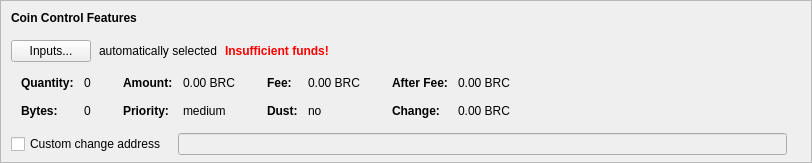
    <widget class="QFrame" name="frameCoinControl">
     <property name="sizePolicy">
      <sizepolicy hsizetype="Expanding" vsizetype="Expanding">
       <horstretch>0</horstretch>
       <verstretch>0</verstretch>
      </sizepolicy>
     </property>
     <property name="maximumSize">
      <size>
       <width>16777215</width>
       <height>16777215</height>
      </size>
     </property>
     <property name="frameShape">
      <enum>QFrame::StyledPanel</enum>
     </property>
     <property name="frameShadow">
      <enum>QFrame::Sunken</enum>
     </property>
     <layout class="QVBoxLayout" name="verticalLayoutCoinControl2">
      <property name="spacing">
       <number>0</number>
      </property>
      <property name="leftMargin">
       <number>0</number>
      </property>
      <property name="topMargin">
       <number>0</number>
      </property>
      <property name="rightMargin">
       <number>0</number>
      </property>
      <property name="bottomMargin">
       <number>6</number>
      </property>
      <item>
       <layout class="QVBoxLayout" name="verticalLayoutCoinControl" stretch="0,0,0,0,1">
        <property name="spacing">
         <number>0</number>
        </property>
        <property name="leftMargin">
         <number>10</number>
        </property>
        <property name="topMargin">
         <number>10</number>
        </property>
        <item>
         <layout class="QHBoxLayout" name="horizontalLayoutCoinControl1">
          <property name="bottomMargin">
           <number>15</number>
          </property>
          <item>
           <widget class="QLabel" name="labelCoinControlFeatures">
            <property name="sizePolicy">
             <sizepolicy hsizetype="Preferred" vsizetype="Maximum">
              <horstretch>0</horstretch>
              <verstretch>0</verstretch>
             </sizepolicy>
            </property>
            <property name="font">
             <font>
              <weight>75</weight>
              <bold>true</bold>
             </font>
            </property>
            <property name="styleSheet">
             <string notr="true">font-weight:bold;</string>
            </property>
            <property name="text">
             <string>Coin Control Features</string>
            </property>
           </widget>
          </item>
         </layout>
        </item>
        <item>
         <layout class="QHBoxLayout" name="horizontalLayoutCoinControl2" stretch="0,0,0,0">
          <property name="spacing">
           <number>8</number>
          </property>
          <property name="bottomMargin">
           <number>10</number>
          </property>
          <item>
           <widget class="QPushButton" name="pushButtonCoinControl">
            <property name="styleSheet">
             <string notr="true"/>
            </property>
            <property name="text">
             <string>Inputs...</string>
            </property>
            <property name="autoDefault">
             <bool>false</bool>
            </property>
           </widget>
          </item>
          <item>
           <widget class="QLabel" name="labelCoinControlAutomaticallySelected">
            <property name="text">
             <string>automatically selected</string>
            </property>
            <property name="margin">
             <number>5</number>
            </property>
           </widget>
          </item>
          <item>
           <widget class="QLabel" name="labelCoinControlInsuffFunds">
            <property name="font">
             <font>
              <weight>75</weight>
              <bold>true</bold>
             </font>
            </property>
            <property name="styleSheet">
             <string notr="true">color:red;font-weight:bold;</string>
            </property>
            <property name="text">
             <string>Insufficient funds!</string>
            </property>
            <property name="margin">
             <number>5</number>
            </property>
           </widget>
          </item>
          <item>
           <spacer name="horizontalSpacerCoinControl">
            <property name="orientation">
             <enum>Qt::Horizontal</enum>
            </property>
            <property name="sizeHint" stdset="0">
             <size>
              <width>40</width>
              <height>1</height>
             </size>
            </property>
           </spacer>
          </item>
         </layout>
        </item>
        <item>
         <widget class="QWidget" name="widgetCoinControl" native="true">
          <property name="sizePolicy">
           <sizepolicy hsizetype="Preferred" vsizetype="Preferred">
            <horstretch>0</horstretch>
            <verstretch>0</verstretch>
           </sizepolicy>
          </property>
          <property name="minimumSize">
           <size>
            <width>0</width>
            <height>0</height>
           </size>
          </property>
          <property name="styleSheet">
           <string notr="true"/>
          </property>
          <layout class="QHBoxLayout" name="horizontalLayoutCoinControl5">
           <property name="leftMargin">
            <number>0</number>
           </property>
           <property name="topMargin">
            <number>0</number>
           </property>
           <property name="rightMargin">
            <number>0</number>
           </property>
           <property name="bottomMargin">
            <number>0</number>
           </property>
           <item>
            <layout class="QHBoxLayout" name="horizontalLayoutCoinControl3" stretch="0,0,0,1">
             <property name="spacing">
              <number>20</number>
             </property>
             <property name="topMargin">
              <number>0</number>
             </property>
             <property name="bottomMargin">
              <number>10</number>
             </property>
             <item>
              <layout class="QFormLayout" name="formLayoutCoinControl1">
               <property name="horizontalSpacing">
                <number>10</number>
               </property>
               <property name="verticalSpacing">
                <number>14</number>
               </property>
               <property name="leftMargin">
                <number>10</number>
               </property>
               <property name="topMargin">
                <number>4</number>
               </property>
               <property name="rightMargin">
                <number>6</number>
               </property>
               <item row="0" column="0">
                <widget class="QLabel" name="labelCoinControlQuantityText">
                 <property name="font">
                  <font>
                   <weight>75</weight>
                   <bold>true</bold>
                  </font>
                 </property>
                 <property name="text">
                  <string>Quantity:</string>
                 </property>
                 <property name="margin">
                  <number>0</number>
                 </property>
                </widget>
               </item>
               <item row="0" column="1">
                <widget class="QLabel" name="labelCoinControlQuantity">
                 <property name="cursor">
                  <cursorShape>IBeamCursor</cursorShape>
                 </property>
                 <property name="contextMenuPolicy">
                  <enum>Qt::ActionsContextMenu</enum>
                 </property>
                 <property name="text">
                  <string notr="true">0</string>
                 </property>
                 <property name="margin">
                  <number>0</number>
                 </property>
                 <property name="textInteractionFlags">
                  <set>Qt::LinksAccessibleByMouse|Qt::TextSelectableByKeyboard|Qt::TextSelectableByMouse</set>
                 </property>
                </widget>
               </item>
               <item row="1" column="0">
                <widget class="QLabel" name="labelCoinControlBytesText">
                 <property name="font">
                  <font>
                   <weight>75</weight>
                   <bold>true</bold>
                  </font>
                 </property>
                 <property name="text">
                  <string>Bytes:</string>
                 </property>
                </widget>
               </item>
               <item row="1" column="1">
                <widget class="QLabel" name="labelCoinControlBytes">
                 <property name="cursor">
                  <cursorShape>IBeamCursor</cursorShape>
                 </property>
                 <property name="contextMenuPolicy">
                  <enum>Qt::ActionsContextMenu</enum>
                 </property>
                 <property name="text">
                  <string notr="true">0</string>
                 </property>
                 <property name="textInteractionFlags">
                  <set>Qt::LinksAccessibleByMouse|Qt::TextSelectableByKeyboard|Qt::TextSelectableByMouse</set>
                 </property>
                </widget>
               </item>
              </layout>
             </item>
             <item>
              <layout class="QFormLayout" name="formLayoutCoinControl2">
               <property name="horizontalSpacing">
                <number>10</number>
               </property>
               <property name="verticalSpacing">
                <number>14</number>
               </property>
               <property name="leftMargin">
                <number>6</number>
               </property>
               <property name="topMargin">
                <number>4</number>
               </property>
               <property name="rightMargin">
                <number>6</number>
               </property>
               <item row="0" column="0">
                <widget class="QLabel" name="labelCoinControlAmountText">
                 <property name="font">
                  <font>
                   <weight>75</weight>
                   <bold>true</bold>
                  </font>
                 </property>
                 <property name="text">
                  <string>Amount:</string>
                 </property>
                 <property name="margin">
                  <number>0</number>
                 </property>
                </widget>
               </item>
               <item row="0" column="1">
                <widget class="QLabel" name="labelCoinControlAmount">
                 <property name="cursor">
                  <cursorShape>IBeamCursor</cursorShape>
                 </property>
                 <property name="contextMenuPolicy">
                  <enum>Qt::ActionsContextMenu</enum>
                 </property>
                 <property name="text">
                  <string notr="true">0.00 BRC</string>
                 </property>
                 <property name="textInteractionFlags">
                  <set>Qt::LinksAccessibleByMouse|Qt::TextSelectableByKeyboard|Qt::TextSelectableByMouse</set>
                 </property>
                </widget>
               </item>
               <item row="1" column="0">
                <widget class="QLabel" name="labelCoinControlPriorityText">
                 <property name="font">
                  <font>
                   <weight>75</weight>
                   <bold>true</bold>
                  </font>
                 </property>
                 <property name="text">
                  <string>Priority:</string>
                 </property>
                </widget>
               </item>
               <item row="1" column="1">
                <widget class="QLabel" name="labelCoinControlPriority">
                 <property name="cursor">
                  <cursorShape>IBeamCursor</cursorShape>
                 </property>
                 <property name="contextMenuPolicy">
                  <enum>Qt::ActionsContextMenu</enum>
                 </property>
                 <property name="text">
                  <string notr="true">medium</string>
                 </property>
                 <property name="textInteractionFlags">
                  <set>Qt::LinksAccessibleByMouse|Qt::TextSelectableByKeyboard|Qt::TextSelectableByMouse</set>
                 </property>
                </widget>
               </item>
              </layout>
             </item>
             <item>
              <layout class="QFormLayout" name="formLayoutCoinControl3">
               <property name="horizontalSpacing">
                <number>10</number>
               </property>
               <property name="verticalSpacing">
                <number>14</number>
               </property>
               <property name="leftMargin">
                <number>6</number>
               </property>
               <property name="topMargin">
                <number>4</number>
               </property>
               <property name="rightMargin">
                <number>6</number>
               </property>
               <item row="0" column="0">
                <widget class="QLabel" name="labelCoinControlFeeText">
                 <property name="font">
                  <font>
                   <weight>75</weight>
                   <bold>true</bold>
                  </font>
                 </property>
                 <property name="text">
                  <string>Fee:</string>
                 </property>
                 <property name="margin">
                  <number>0</number>
                 </property>
                </widget>
               </item>
               <item row="0" column="1">
                <widget class="QLabel" name="labelCoinControlFee">
                 <property name="cursor">
                  <cursorShape>IBeamCursor</cursorShape>
                 </property>
                 <property name="contextMenuPolicy">
                  <enum>Qt::ActionsContextMenu</enum>
                 </property>
                 <property name="text">
                  <string notr="true">0.00 BRC</string>
                 </property>
                 <property name="textInteractionFlags">
                  <set>Qt::LinksAccessibleByMouse|Qt::TextSelectableByKeyboard|Qt::TextSelectableByMouse</set>
                 </property>
                </widget>
               </item>
               <item row="1" column="0">
                <widget class="QLabel" name="labelCoinControlLowOutputText">
                 <property name="font">
                  <font>
                   <weight>75</weight>
                   <bold>true</bold>
                  </font>
                 </property>
                 <property name="text">
                  <string>Dust:</string>
                 </property>
                </widget>
               </item>
               <item row="1" column="1">
                <widget class="QLabel" name="labelCoinControlLowOutput">
                 <property name="cursor">
                  <cursorShape>IBeamCursor</cursorShape>
                 </property>
                 <property name="contextMenuPolicy">
                  <enum>Qt::ActionsContextMenu</enum>
                 </property>
                 <property name="text">
                  <string notr="true">no</string>
                 </property>
                 <property name="textInteractionFlags">
                  <set>Qt::LinksAccessibleByMouse|Qt::TextSelectableByKeyboard|Qt::TextSelectableByMouse</set>
                 </property>
                </widget>
               </item>
              </layout>
             </item>
             <item>
              <layout class="QFormLayout" name="formLayoutCoinControl4">
               <property name="horizontalSpacing">
                <number>10</number>
               </property>
               <property name="verticalSpacing">
                <number>14</number>
               </property>
               <property name="leftMargin">
                <number>6</number>
               </property>
               <property name="topMargin">
                <number>4</number>
               </property>
               <property name="rightMargin">
                <number>6</number>
               </property>
               <item row="0" column="0">
                <widget class="QLabel" name="labelCoinControlAfterFeeText">
                 <property name="font">
                  <font>
                   <weight>75</weight>
                   <bold>true</bold>
                  </font>
                 </property>
                 <property name="text">
                  <string>After Fee:</string>
                 </property>
                 <property name="margin">
                  <number>0</number>
                 </property>
                </widget>
               </item>
               <item row="0" column="1">
                <widget class="QLabel" name="labelCoinControlAfterFee">
                 <property name="cursor">
                  <cursorShape>IBeamCursor</cursorShape>
                 </property>
                 <property name="contextMenuPolicy">
                  <enum>Qt::ActionsContextMenu</enum>
                 </property>
                 <property name="text">
                  <string notr="true">0.00 BRC</string>
                 </property>
                 <property name="textInteractionFlags">
                  <set>Qt::LinksAccessibleByMouse|Qt::TextSelectableByKeyboard|Qt::TextSelectableByMouse</set>
                 </property>
                </widget>
               </item>
               <item row="1" column="0">
                <widget class="QLabel" name="labelCoinControlChangeText">
                 <property name="font">
                  <font>
                   <weight>75</weight>
                   <bold>true</bold>
                  </font>
                 </property>
                 <property name="text">
                  <string>Change:</string>
                 </property>
                </widget>
               </item>
               <item row="1" column="1">
                <widget class="QLabel" name="labelCoinControlChange">
                 <property name="cursor">
                  <cursorShape>IBeamCursor</cursorShape>
                 </property>
                 <property name="contextMenuPolicy">
                  <enum>Qt::ActionsContextMenu</enum>
                 </property>
                 <property name="text">
                  <string notr="true">0.00 BRC</string>
                 </property>
                 <property name="textInteractionFlags">
                  <set>Qt::LinksAccessibleByMouse|Qt::TextSelectableByKeyboard|Qt::TextSelectableByMouse</set>
                 </property>
                </widget>
               </item>
              </layout>
             </item>
            </layout>
           </item>
          </layout>
         </widget>
        </item>
        <item>
         <layout class="QHBoxLayout" name="horizontalLayoutCoinControl4" stretch="0,0,0">
          <property name="spacing">
           <number>12</number>
          </property>
          <property name="sizeConstraint">
           <enum>QLayout::SetDefaultConstraint</enum>
          </property>
          <property name="topMargin">
           <number>5</number>
          </property>
          <property name="rightMargin">
           <number>5</number>
          </property>
          <item>
           <widget class="QCheckBox" name="checkBoxCoinControlChange">
            <property name="toolTip">
             <string>If this is activated, but the change address is empty or invalid, change will be sent to a newly generated address.</string>
            </property>
            <property name="text">
             <string>Custom change address</string>
            </property>
           </widget>
          </item>
          <item>
           <widget class="QValidatedLineEdit" name="lineEditCoinControlChange">
            <property name="enabled">
             <bool>false</bool>
            </property>
            <property name="sizePolicy">
             <sizepolicy hsizetype="Expanding" vsizetype="Fixed">
              <horstretch>0</horstretch>
              <verstretch>0</verstretch>
             </sizepolicy>
            </property>
           </widget>
          </item>
          <item>
           <widget class="QLabel" name="labelCoinControlChangeLabel">
            <property name="sizePolicy">
             <sizepolicy hsizetype="Preferred" vsizetype="Expanding">
              <horstretch>0</horstretch>
              <verstretch>0</verstretch>
             </sizepolicy>
            </property>
            <property name="minimumSize">
             <size>
              <width>0</width>
              <height>0</height>
             </size>
            </property>
            <property name="text">
             <string/>
            </property>
            <property name="margin">
             <number>3</number>
            </property>
           </widget>
          </item>
         </layout>
        </item>
        <item>
         <spacer name="verticalSpacerCoinControl">
          <property name="orientation">
           <enum>Qt::Vertical</enum>
          </property>
          <property name="sizeHint" stdset="0">
           <size>
            <width>800</width>
            <height>1</height>
           </size>
          </property>
         </spacer>
        </item>
       </layout>
      </item>
     </layout>
    </widget>
